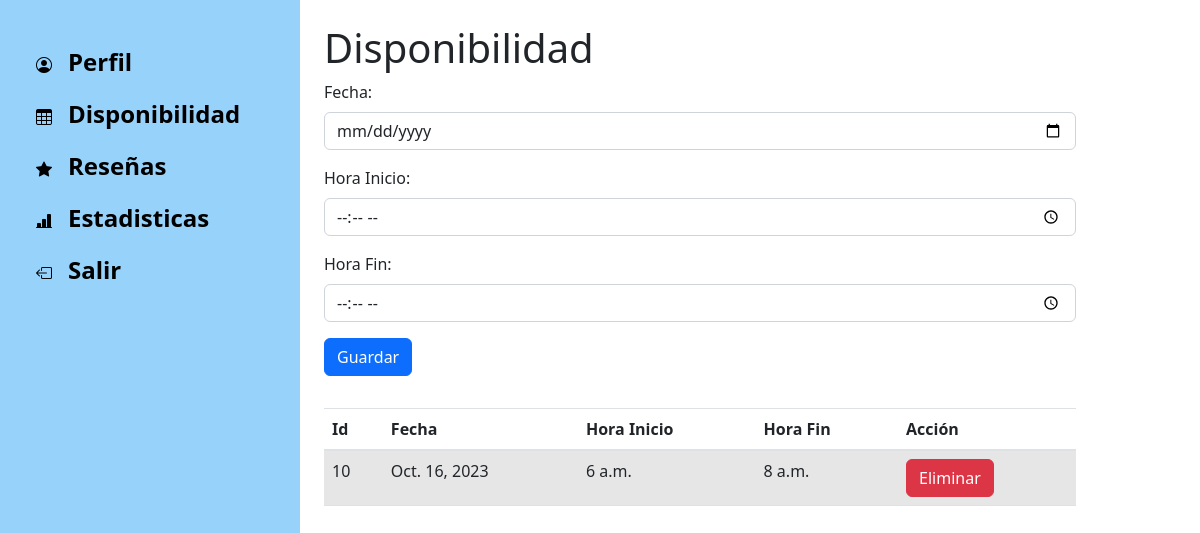
Screenshot of /freelancer/calendarioFreelancer/4 with the database file from the repository.
### Aplicaciones/Freelancer/models.py (models this page shows)
class Schedule(models.Model):
    idschedule= models.AutoField(primary_key=True)
    idfreelancer = models.IntegerField(default=0)
    date = models.DateField()
    startime = models.TimeField ()
    endtime = models.TimeField ()
    state = models.BooleanField(default=True)

### Aplicaciones/Freelancer/views.py (the view)
# urls.py: path('calendarioFreelancer/<int:idfreelancer>', views.uploadschedule, name="uploadschedule"),
def uploadschedule(request, idfreelancer):
    if request.method == "POST":
        form = ScheduleForm(request.POST)
        if form.is_valid():
            form.save()
            messages.success(request, "El calendario fue guardado correctamente!!!")
    else:
        form = ScheduleForm()
    schedules = Schedule.objects.filter(idfreelancer__icontains=idfreelancer)
    return render(request, 'schedule.html', {'form': form,'schedules': schedules})

### Aplicaciones/Freelancer/forms.py
class ScheduleForm(forms.ModelForm):
    class Meta:
        model = Schedule
        fields = {'date','startime','endtime'}
        labels = {
            "date": ("Fecha"),
            "startime": ("Hora Inicio"),
            "endtime": ("Hora Fin")
        }
        widgets = {
            'date': forms.DateInput(
                attrs={'type': 'date', 'placeholder': 'yyyy-mm-dd (DOB)', 'class': 'form-control'}
            ),
            'startime':forms.TimeInput(
                attrs={'type': 'time', 'placeholder': 'H:M', 'class': 'form-control'}),
            'endtime':forms.TimeInput(
                attrs={'type': 'time', 'placeholder': 'H:M', 'class': 'form-control'}),
        }

### Aplicaciones/Freelancer/templates/schedule.html (shortened to what this page needs)
<!doctype html>
<html lang="en">
  <head>
    <link rel="stylesheet" href="https://stackpath.bootstrapcdn.com/bootstrap/4.5.0/css/bootstrap.min.css">
    <link href="https://cdn.jsdelivr.net/npm/bootstrap@5.2.3/dist/css/bootstrap.min.css" rel="stylesheet">
    <link rel="stylesheet" href="https://cdn.jsdelivr.net/npm/bootstrap-icons@1.11.0/font/bootstrap-icons.css">
  </head>
  <body>
    <div class="container-fluid">
      <div class="row flex-nowrap">
        <div class="col-auto col-md-4 col-lg-3 min-vh-100 d-flex flex-column justify-content-betweeen" style="background-color: #97D2FB">
          <div class="p-2" style="background-color: #97D2FB;">
            <ul class="nav nav-pills flex-column mt-4">
              <li class="nav-item py-2 py-sm-0">
                <a href="{% url 'profile' %}" class="nav-link text-black">
                  <i class="bi bi-person-circle"></i><span class="fs-4 ms-3 d-none d-sm-inline fw-bold">Perfil</span>
                </a>
              </li>
              <li class="nav-item py-2 py-sm-0">
                <a href="{% url 'uploadschedule' 0 %}" class="nav-link text-black">
                  <i class="bi bi-table"></i><span class="fs-4 ms-3 d-none d-sm-inline fw-bold">Disponibilidad</span>
                </a>
              </li>
              <li class="nav-item py-2 py-sm-0">
                <a href="#" class="nav-link text-black">
                  <i class="bi bi-star-fill"></i><span class="fs-4 ms-3 d-none d-sm-inline fw-bold">Reseñas</span>
                </a>
              </li>
              <li class="nav-item py-2 py-sm-0">
                <a href="{% url 'analitic'  %}" class="nav-link text-black">
                <i class="bi bi-bar-chart-line-fill"></i><span class="fs-4 ms-3 d-none d-sm-inline fw-bold">Estadisticas</span>
                </a>
            </li>
                <li class="nav-item py-2 py-sm-0">
                  <a href="{% url 'logout' %}" class="nav-link text-black">
                      <i class="bi bi-box-arrow-left"></i><span class="fs-4 ms-3 d-none d-sm-inline fw-bold">Salir</span>
                  </a>
                </li>
            </ul>
          </div>
        </div>
        <div class="col-md-10 col-lg-8 min-vh-100 d-flex flex-column">
          <br>
          <div class="content container">
            <h1>Disponibilidad</h1>
            <form action="" method="post">
                {{ form.as_p }}
                <button type="submit" value="Guardar" class="btn btn-primary mb-3">Guardar</button>
            </form>
        </div>
            <div class="container-fluid">
            <table class="table table-striped">
                <thead>
                  <tr>
                    <th scope="col">Id</th>
                    <th scope="col">Fecha</th>
                    <th scope="col">Hora Inicio</th>
                    <th scope="col">Hora Fin</th>
                    <th scope="col">Acción</th>
                  </tr>
                </thead>
                <tbody>
                {% for schedule in schedules %}
                  <tr>
                    <td>{{ schedule.idschedule }}</td>
                    <td>{{ schedule.date }}</td>
                    <td>{{ schedule.startime }}</td>
                    <td>{{ schedule.endtime }}</td>
                    <td><a type="submit" class="btn btn-danger" href="{{schedule.idschedule}}/delete">Eliminar</a></td>
                  </tr>
                </tbody>
                {% endfor %}
              </table>
              </div>
        </div>
      </div>
    </div>
  </body>
</html>

### rows the page displays
Schedule: idschedule "10", date "Oct. 16, 2023", startime "6 a.m.", endtime "8 a.m."
